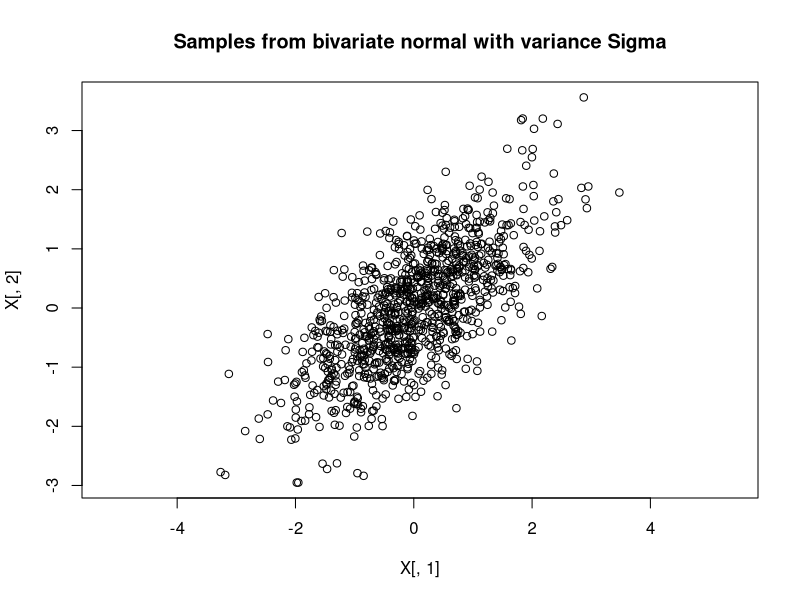

The R source for this figure:
## ---- chunk 1
library(mvtnorm)
## ---- chunk 2
Sigma= cbind(c(1,0.7),c(0.7,1))
X = rmvnorm(1000,c(0,0),Sigma)
plot(X[,1],X[,2],main="Samples from bivariate normal with variance Sigma",asp=1)
